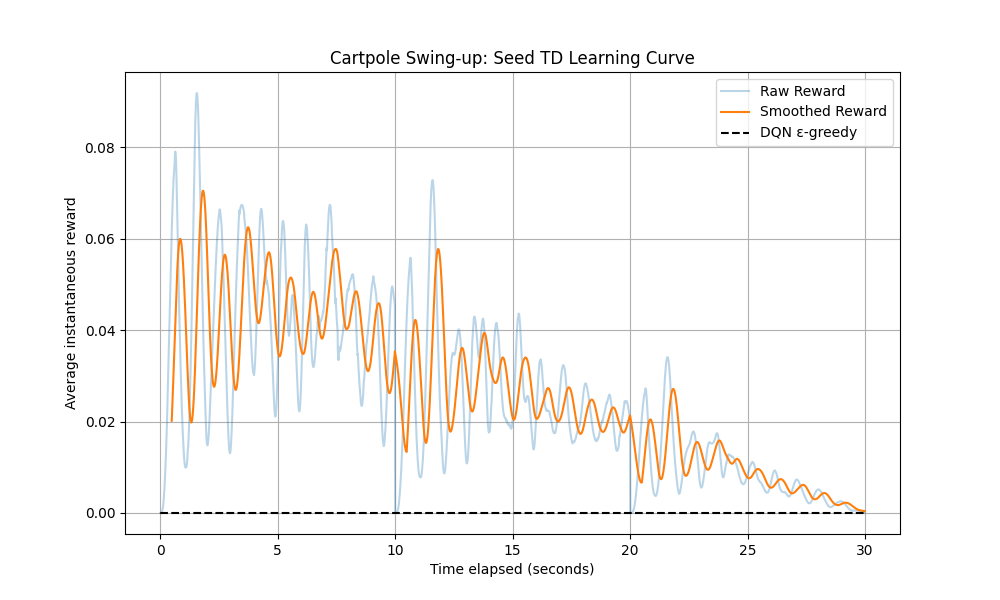

This chart was generated by the following Python code:
import numpy as np
import torch
import torch.nn as nn
import torch.optim as optim
import matplotlib.pyplot as plt
from tqdm import tqdm
import random
import math
from dm_control import suite
import argparse
# Constants from the paper
TIMESTEP = 3000  # 30 seconds at 0.01 timestep
ACTION_MAP = [-10, 0, 10]  # Force values from the paper

def featurize(physics):
    x = physics.named.data.qpos['slider'][0]
    theta = physics.named.data.qpos['hinge_1'][0]
    x_dot = physics.named.data.qvel['slider'][0]
    theta_dot = physics.named.data.qvel['hinge_1'][0]
    return np.array([
        math.cos(theta),
        math.sin(theta),
        theta_dot / 10.0,
        x / 10.0,
        x_dot / 10.0,
        1.0 if abs(x) < 0.1 else 0.0
    ], dtype=np.float32)

class QNetwork(nn.Module):
    def __init__(self):
        super().__init__()
        self.fc1 = nn.Linear(6, 50)
        self.fc2 = nn.Linear(50, 50)
        self.head = nn.Linear(50, 3)

    def forward(self, x):
        x1 = torch.relu(self.fc1(x))
        x2 = torch.relu(self.fc2(x1))
        return self.head(x2 + x1)

class SeedEnsemble:
    def __init__(self, ensemble_size=30, device="cpu"):
        self.device = device
        self.ensemble_size = ensemble_size
        self.models = []
        self.priors = []
        self.noise_seeds = []

        for _ in range(ensemble_size):
            model = QNetwork().to(device)
            prior = QNetwork().to(device)

            for net in [model, prior]:
                for layer in net.children():
                    if isinstance(layer, nn.Linear):
                        nn.init.xavier_uniform_(layer.weight)
                        if layer.bias is not None:
                            nn.init.zeros_(layer.bias)

            noise_seed = np.random.normal(0, 0.01, size=100000)
            self.models.append(model)
            self.priors.append(prior)
            self.noise_seeds.append(noise_seed)

        self.optimizers = [optim.Adam(model.parameters(), lr=1e-3) for model in self.models]

    def get_model(self, agent_idx):
        return self.models[agent_idx % self.ensemble_size]

    def get_prior(self, agent_idx):
        return self.priors[agent_idx % self.ensemble_size]

    def get_noise(self, model_idx, exp_idx):
        noise_arr = self.noise_seeds[model_idx % self.ensemble_size]
        return noise_arr[exp_idx % len(noise_arr)]

def create_cartpole_env():
    env = suite.load('cartpole', 'swingup')
    physics = env.physics
    task = env._task
    return env, physics, task

def run_experiment(K=100, ensemble_size=30):
    print("Running experiment with K={}, ensemble_size={}".format(K, ensemble_size))
    device = torch.device("cuda" if torch.cuda.is_available() else "cpu")
    all_results = []

    torch.manual_seed(0)
    np.random.seed(0)
    random.seed(0)

    ensemble = SeedEnsemble(ensemble_size=ensemble_size, device=device)
    # Keep replay buffer as torch tensors
    replay_buffer = []
    results = np.zeros(TIMESTEP)

    # Initialize environments
    envs, physics_list, tasks = [], [], []
    for _ in range(K):
        env, physics, task = create_cartpole_env()
        env.reset()
        physics.named.data.qpos['slider'] = 0.0
        physics.named.data.qpos['hinge_1'] = np.pi
        physics.named.data.qvel['slider'] = 0.0
        physics.named.data.qvel['hinge_1'] = 0.0
        physics.after_reset()
        envs.append(env)
        physics_list.append(physics)
        tasks.append(task)

    # Pre-allocate tensors for batch processing
    batch_obs = torch.zeros((K, 6), device=device)
    batch_actions = torch.zeros(K, dtype=torch.long, device=device)
    batch_rewards = torch.zeros(K, device=device)

    for step in tqdm(range(TIMESTEP)):
        # Batch process observations for all agents
        for i, physics in enumerate(physics_list):
            batch_obs[i] = torch.tensor(featurize(physics), device=device)

        # Batch evaluate all models
        for agent_idx in range(K):
            model = ensemble.get_model(agent_idx)
            prior = ensemble.get_prior(agent_idx)
            
            with torch.no_grad():
                q_vals = model(batch_obs[agent_idx:agent_idx+1]) + 3.0 * prior(batch_obs[agent_idx:agent_idx+1])
                action_idx = torch.argmax(q_vals).item()

            action = ACTION_MAP[action_idx]
            envs[agent_idx].step([action])
            reward = tasks[agent_idx].get_reward(physics_list[agent_idx])
            new_state = physics_list[agent_idx].state()

            model_idx = agent_idx % ensemble.ensemble_size
            noise = ensemble.get_noise(model_idx, len(replay_buffer))
            
            # Store as torch tensors directly
            replay_buffer.append((
                torch.tensor(physics_list[agent_idx].state(), device=device),
                torch.tensor(action_idx, device=device),
                torch.tensor(reward + noise, device=device),
                torch.tensor(new_state, device=device)
            ))

            results[step] += reward

            if len(replay_buffer) % 48 == 0:
                # Sample and process batch
                batch_indices = random.sample(range(len(replay_buffer)), 16)
                batch = [replay_buffer[i] for i in batch_indices]
                
                # Process batch data
                obs_b = torch.stack([b[0] for b in batch])
                next_obs_b = torch.stack([b[3] for b in batch])
                act_b = torch.stack([b[1] for b in batch])
                rew_b = torch.stack([b[2] for b in batch])

                # Batch process features
                obs_b_feats = torch.zeros((16, 6), device=device)
                next_obs_b_feats = torch.zeros((16, 6), device=device)
                
                for i, (o, o_next) in enumerate(zip(obs_b, next_obs_b)):
                    physics_copy = envs[0].physics.copy()
                    physics_copy.set_state(o.cpu().numpy())
                    obs_b_feats[i] = torch.tensor(featurize(physics_copy), device=device)
                    physics_copy.set_state(o_next.cpu().numpy())
                    next_obs_b_feats[i] = torch.tensor(featurize(physics_copy), device=device)

                # Batch update all models
                for model_idx in range(ensemble_size):
                    model = ensemble.models[model_idx]
                    prior = ensemble.priors[model_idx]
                    optimizer = ensemble.optimizers[model_idx]

                    with torch.no_grad():
                        q_next = model(next_obs_b_feats) + 3.0 * prior(next_obs_b_feats)
                        q_next = q_next.max(1)[0]

                    target = rew_b + 0.9 * q_next

                    q_pred = model(obs_b_feats)
                    q_val = q_pred.gather(1, act_b.unsqueeze(1)).squeeze()
                    prior_val = prior(obs_b_feats).gather(1, act_b.unsqueeze(1)).squeeze()

                    loss = (1/0.01) * ((q_val - target)**2).mean() + (1/0.01) * ((q_val - prior_val)**2).mean()

                    optimizer.zero_grad()
                    loss.backward()
                    optimizer.step()

        all_results.append(results / K)

    mean_results = np.mean(all_results, axis=0)
    return mean_results

def plot_results(results):
    timestep = np.arange(TIMESTEP) * 0.01
    window_size = 50
    smoothed_results = np.convolve(results, np.ones(window_size)/window_size, mode='valid')
    smoothed_timestep = timestep[window_size-1:]

    plt.figure(figsize=(10, 6))
    plt.plot(timestep, results, alpha=0.3, label='Raw Reward')
    plt.plot(smoothed_timestep, smoothed_results, label='Smoothed Reward')
    plt.plot(timestep, np.zeros_like(timestep), 'k--', label='DQN ε-greedy')
    plt.xlabel('Time elapsed (seconds)')
    plt.ylabel('Average instantaneous reward')
    plt.title('Cartpole Swing-up: Seed TD Learning Curve')
    plt.legend()
    plt.grid()
    plt.savefig('cartpole_torch.png')

if __name__ == '__main__':
    # import argparse
    parser = argparse.ArgumentParser()
    parser.add_argument('--K', type=int, default=10)
    args = parser.parse_args()
    K = args.K
    ensemble_size = min(K, 30)
    results = run_experiment(K=K, ensemble_size=ensemble_size)
    plot_results(results)
